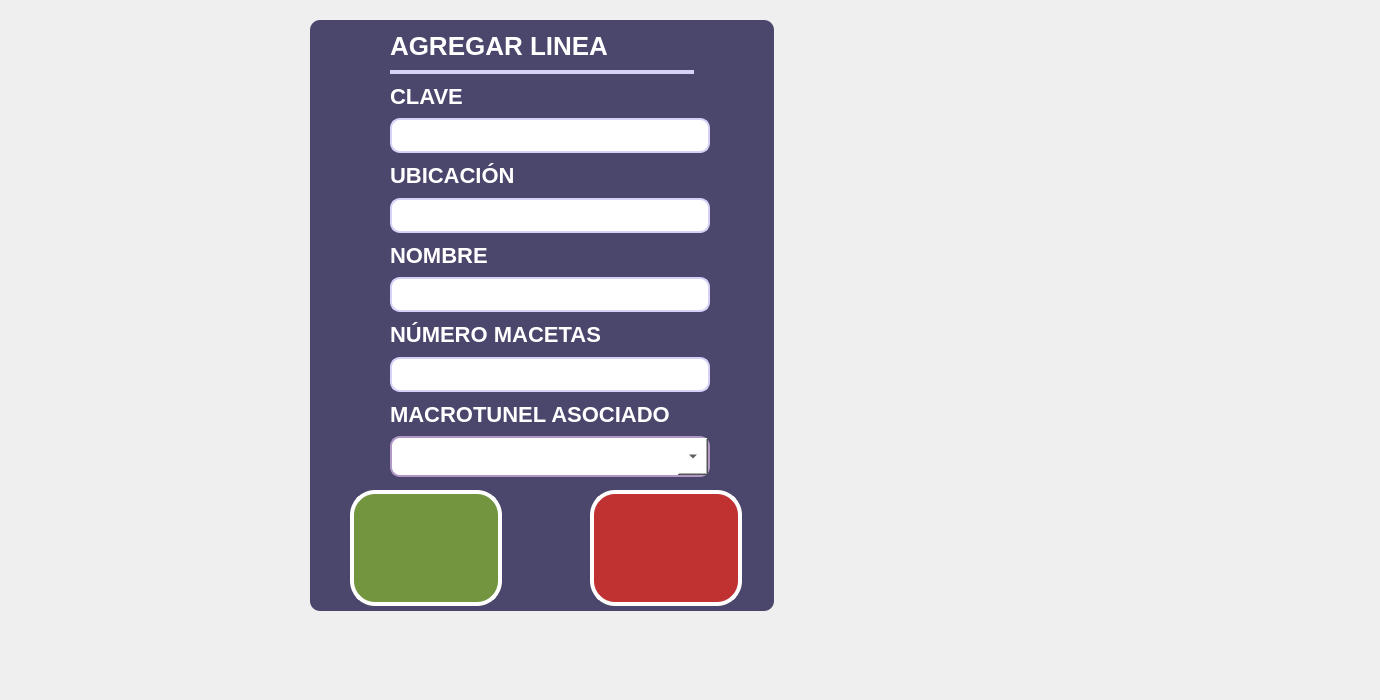
      <widget class="QWidget" name="page_19">
       <widget class="QLabel" name="Fondo_Lbl_18">
        <property name="geometry">
         <rect>
          <x>-50</x>
          <y>-20</y>
          <width>1371</width>
          <height>691</height>
         </rect>
        </property>
        <property name="font">
         <font>
          <family>Segoe UI</family>
          <pointsize>16</pointsize>
          <weight>75</weight>
          <bold>true</bold>
         </font>
        </property>
        <property name="styleSheet">
         <string notr="true">background-image: url(:/images/iconos/fondos/arandanos_fondo6.png);</string>
        </property>
        <property name="text">
         <string/>
        </property>
       </widget>
       <widget class="QWidget" name="widget_39" native="true">
        <property name="geometry">
         <rect>
          <x>300</x>
          <y>10</y>
          <width>481</width>
          <height>611</height>
         </rect>
        </property>
        <property name="styleSheet">
         <string notr="true"> border-radius: 10px; </string>
        </property>
        <widget class="QWidget" name="widget_40" native="true">
         <property name="geometry">
          <rect>
           <x>10</x>
           <y>10</y>
           <width>464</width>
           <height>591</height>
          </rect>
         </property>
         <property name="styleSheet">
          <string notr="true">background-color: rgb(74, 70, 108);
border-radius: 10px; </string>
         </property>
         <widget class="QPushButton" name="ConfirmarLineaCreacion_Btn">
          <property name="geometry">
           <rect>
            <x>40</x>
            <y>470</y>
            <width>152</width>
            <height>116</height>
           </rect>
          </property>
          <property name="font">
           <font>
            <family>Segoe UI</family>
            <pointsize>16</pointsize>
            <weight>75</weight>
            <bold>true</bold>
           </font>
          </property>
          <property name="styleSheet">
           <string notr="true">QPushButton {

         background-color: #749540;
        /*border: 2px solid black;*/
		color: white;  /* Cambia el color de la fuente a blanco */
        border-radius: 25px;  /* Ajusta el valor para hacer las esquinas más o menos redondas */
        padding: 10px;  /* Ajusta el margen interno del QLabel */
		border: 4px solid white;
    }</string>
          </property>
          <property name="text">
           <string/>
          </property>
          <property name="icon">
           <iconset resource="../resources/resources.qrc">
            <normaloff>:/images/iconos/botones/check-mark.png</normaloff>:/images/iconos/botones/check-mark.png</iconset>
          </property>
          <property name="iconSize">
           <size>
            <width>92</width>
            <height>92</height>
           </size>
          </property>
         </widget>
         <widget class="QPushButton" name="Back_CrearLinea_Btn">
          <property name="geometry">
           <rect>
            <x>280</x>
            <y>470</y>
            <width>152</width>
            <height>116</height>
           </rect>
          </property>
          <property name="font">
           <font>
            <family>Segoe UI</family>
            <pointsize>16</pointsize>
            <weight>75</weight>
            <bold>true</bold>
           </font>
          </property>
          <property name="styleSheet">
           <string notr="true">QPushButton {

        background-color: #C03232;
        /*border: 2px solid black;*/
		color: white;  /* Cambia el color de la fuente a blanco */
        border-radius: 25px;  /* Ajusta el valor para hacer las esquinas más o menos redondas */
        padding: 10px;  /* Ajusta el margen interno del QLabel */
		border: 4px solid white;
    }</string>
          </property>
          <property name="text">
           <string/>
          </property>
          <property name="icon">
           <iconset resource="../resources/resources.qrc">
            <normaloff>:/images/iconos/botones/cerrar.png</normaloff>:/images/iconos/botones/cerrar.png</iconset>
          </property>
          <property name="iconSize">
           <size>
            <width>72</width>
            <height>72</height>
           </size>
          </property>
         </widget>
         <widget class="QLabel" name="CrearLinea_Lbl">
          <property name="geometry">
           <rect>
            <x>80</x>
            <y>10</y>
            <width>321</width>
            <height>31</height>
           </rect>
          </property>
          <property name="font">
           <font>
            <family>Segoe UI</family>
            <pointsize>-1</pointsize>
            <weight>81</weight>
            <bold>true</bold>
           </font>
          </property>
          <property name="styleSheet">
           <string notr="true">background-color: rgb(74, 70, 108);
color: white;  
font-family: &quot;Segoe UI&quot;;
font-size: 26px;
font-weight: 650; 


</string>
          </property>
          <property name="text">
           <string>AGREGAR LINEA</string>
          </property>
         </widget>
         <widget class="QLabel" name="label_38">
          <property name="geometry">
           <rect>
            <x>80</x>
            <y>50</y>
            <width>304</width>
            <height>4</height>
           </rect>
          </property>
          <property name="styleSheet">
           <string notr="true">QLabel {
       background-color: rgb(213, 209, 248);
       border-radius: 20px;
       padding: 10px; 
    }</string>
          </property>
          <property name="text">
           <string/>
          </property>
         </widget>
         <widget class="QWidget" name="verticalLayoutWidget_8">
          <property name="geometry">
           <rect>
            <x>80</x>
            <y>60</y>
            <width>320</width>
            <height>397</height>
           </rect>
          </property>
          <layout class="QVBoxLayout" name="verticalLayout_8">
           <item>
            <widget class="QLabel" name="CrearClaveLinea_Lbl">
             <property name="font">
              <font>
               <family>Segoe UI</family>
               <pointsize>-1</pointsize>
               <weight>81</weight>
               <bold>true</bold>
              </font>
             </property>
             <property name="styleSheet">
              <string notr="true">background-color: rgb(74, 70, 108);
color: white;  
font-family: &quot;Segoe UI&quot;;
font-size: 22px;
font-weight: 650; 


</string>
             </property>
             <property name="text">
              <string>CLAVE</string>
             </property>
            </widget>
           </item>
           <item>
            <widget class="QLineEdit" name="CrearClaveLinea_lineEdit">
             <property name="styleSheet">
              <string notr="true">QLineEdit {
    border: 2px solid  rgb(213, 209, 248);  /* Borde color lila */
    border-radius: 10px;        /* Esquinas redondeadas */
    background-color: white;    /* Fondo blanco */
    padding: 5px;               /* Espaciado interno para que no se vea aplastado */
	font-family: &quot;Segoe UI Semibold&quot;, &quot;Arial&quot;, sans-serif;
    font-size: 16px;
    font-weight: 660;
	text-transform: uppercase;  /* &lt;- Esto fuerza mayúsculas */
}
</string>
             </property>
            </widget>
           </item>
           <item>
            <widget class="QLabel" name="ActualizarUbicacionFase_Lbl_3">
             <property name="font">
              <font>
               <family>Segoe UI</family>
               <pointsize>-1</pointsize>
               <weight>81</weight>
               <bold>true</bold>
              </font>
             </property>
             <property name="styleSheet">
              <string notr="true">background-color: rgb(74, 70, 108);
color: white;  
font-family: &quot;Segoe UI&quot;;
font-size: 22px;
font-weight: 650; 
</string>
             </property>
             <property name="text">
              <string>UBICACIÓN</string>
             </property>
            </widget>
           </item>
           <item>
            <widget class="QLineEdit" name="CrearUbicacionLinea_lineEdit">
             <property name="styleSheet">
              <string notr="true">QLineEdit {
    border: 2px solid  rgb(213, 209, 248);  /* Borde color lila */
    border-radius: 10px;        /* Esquinas redondeadas */
    background-color: white;    /* Fondo blanco */
    padding: 5px;               /* Espaciado interno para que no se vea aplastado */
	font-family: &quot;Segoe UI Semibold&quot;, &quot;Arial&quot;, sans-serif;
    font-size: 16px;
    font-weight: 660;
	text-transform: uppercase;  /* &lt;- Esto fuerza mayúsculas */
}
</string>
             </property>
             <property name="text">
              <string/>
             </property>
            </widget>
           </item>
           <item>
            <widget class="QLabel" name="CrearDecripcionLinea_Lbl">
             <property name="font">
              <font>
               <family>Segoe UI</family>
               <pointsize>-1</pointsize>
               <weight>81</weight>
               <bold>true</bold>
              </font>
             </property>
             <property name="styleSheet">
              <string notr="true">background-color: rgb(74, 70, 108);
color: white;  
font-family: &quot;Segoe UI&quot;;
font-size: 22px;
font-weight: 650; 
</string>
             </property>
             <property name="text">
              <string>NOMBRE</string>
             </property>
            </widget>
           </item>
           <item>
            <widget class="QLineEdit" name="CrearNombreLinea_lineEdit">
             <property name="styleSheet">
              <string notr="true">QLineEdit {
    border: 2px solid  rgb(213, 209, 248);  /* Borde color lila */
    border-radius: 10px;        /* Esquinas redondeadas */
    background-color: white;    /* Fondo blanco */
    padding: 5px;               /* Espaciado interno para que no se vea aplastado */
	font-family: &quot;Segoe UI Semibold&quot;, &quot;Arial&quot;, sans-serif;
    font-size: 16px;
    font-weight: 660;
	text-transform: uppercase;  /* &lt;- Esto fuerza mayúsculas */
}
</string>
             </property>
            </widget>
           </item>
           <item>
            <widget class="QLabel" name="CrearDecripcionLinea_Lbl_2">
             <property name="font">
              <font>
               <family>Segoe UI</family>
               <pointsize>-1</pointsize>
               <weight>81</weight>
               <bold>true</bold>
              </font>
             </property>
             <property name="styleSheet">
              <string notr="true">background-color: rgb(74, 70, 108);
color: white;  
font-family: &quot;Segoe UI&quot;;
font-size: 22px;
font-weight: 650; </string>
             </property>
             <property name="text">
              <string>NÚMERO MACETAS</string>
             </property>
            </widget>
           </item>
           <item>
            <widget class="QLineEdit" name="CrearNumMacetasLinea_lineEdit">
             <property name="styleSheet">
              <string notr="true">QLineEdit {
    border: 2px solid  rgb(213, 209, 248);  /* Borde color lila */
    border-radius: 10px;        /* Esquinas redondeadas */
    background-color: white;    /* Fondo blanco */
    padding: 5px;               /* Espaciado interno para que no se vea aplastado */
	font-family: &quot;Segoe UI Semibold&quot;, &quot;Arial&quot;, sans-serif;
    font-size: 16px;
    font-weight: 660;
	text-transform: uppercase;  /* &lt;- Esto fuerza mayúsculas */
}

</string>
             </property>
            </widget>
           </item>
           <item>
            <widget class="QLabel" name="TituloCrearMacroAsociado_Lbl">
             <property name="font">
              <font>
               <family>Segoe UI</family>
               <pointsize>-1</pointsize>
               <weight>81</weight>
               <bold>true</bold>
              </font>
             </property>
             <property name="styleSheet">
              <string notr="true">background-color: rgb(74, 70, 108);
color: white;  
font-family: &quot;Segoe UI&quot;;
font-size: 22px;
font-weight: 650; 

</string>
             </property>
             <property name="text">
              <string>MACROTUNEL ASOCIADO</string>
             </property>
            </widget>
           </item>
           <item>
            <widget class="QComboBox" name="CrearMacrotunelAsociadoDeLinea_comboBox">
             <property name="styleSheet">
              <string notr="true">QComboBox {
    background-color: rgb(255, 255, 255);
    color: black;
    border: 2px solid rgb(176, 151, 198);
    /*border-radius: 20px;*/
    padding: 8px 15px;
    font-family: &quot;Segoe UI Semibold&quot;, &quot;Arial&quot;, sans-serif;
    font-size: 16px;
    font-weight: 660;
    min-width: 120px;
}

/* Estilo del botón desplegable (conserva la flecha nativa) */
QComboBox::drop-down {
    subcontrol-origin: padding;
    subcontrol-position: top right;
    width: 30px;  /* Ancho suficiente para la flecha */
}

/* Estilo del menú desplegable (popup) */
QComboBox QAbstractItemView {
    background-color: rgb(255, 255, 255);
    color: black;
    border: 2px solid rgb(176, 151, 198);
    font-family: &quot;Segoe UI Semibold&quot;, &quot;Arial&quot;, sans-serif;
    font-size: 18px;
    font-weight: 660;
    padding: 8px 15px;
    outline: 0;  /* Elimina el borde de enfoque punteado */
}

</string>
             </property>
            </widget>
           </item>
          </layout>
         </widget>
        </widget>
       </widget>
      </widget>
